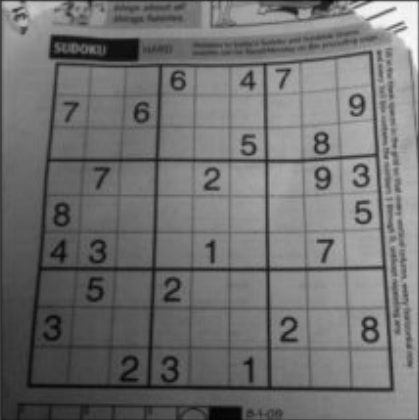
#> input picture 11_CandyEdge检测/1.jpg, 419 x 420 px
$ python demo.py
#> lines starting #> are read from the running program, lines starting #| are printed output that depends on the picture
import cv2 as cv
from matplotlib import pyplot as plt
img = cv.imread("1.jpg", 0)
#> img is the input picture: shape (420, 419); min 1, max 253, mean 112.5
img = cv.cvtColor(img, cv.COLOR_BGR2RGB)

edges = cv.Canny(img, 100, 200)
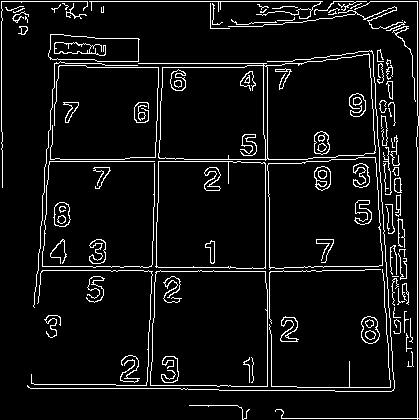
#> edges: shape (420, 419); 6.9% white in thin lines or dots
plt.subplot(121), plt.imshow(img, cmap='gray')
plt.title('Original Image'), plt.xticks([]), plt.yticks([])
plt.subplot(122), plt.imshow(edges, cmap='gray')
plt.title('Edge Image'), plt.xticks([]), plt.yticks([])
plt.show()
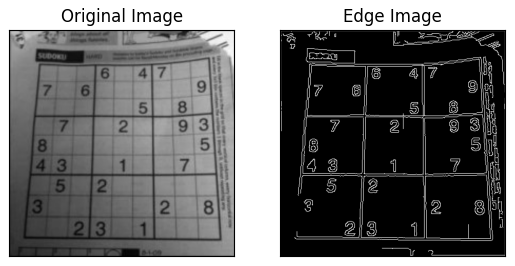
#> figure drawn by matplotlib, 2 panels
